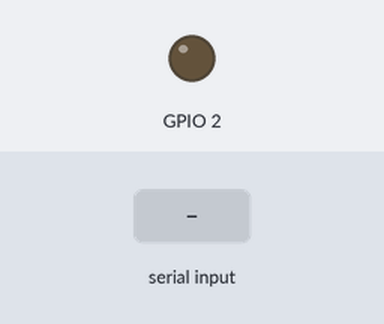
A sketch run on a simulated ESP32. Parts: output pins drawn as LEDs (lit = HIGH). The test bench sets the inputs (shaded band). Nothing arrives over Bluetooth unless stated.

Above: at 1.2 s.
1.3 s: "1" received over the second serial link
At 2.0 s:
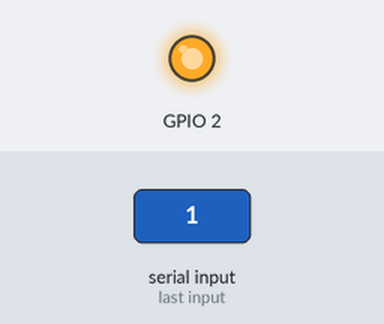
2.8 s: "2" received over the second serial link
At 3.5 s:
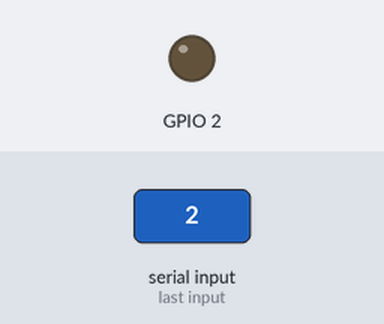
Timing chart, 0 to 5.8 s (numbered marks = the images above; inputs shaded):
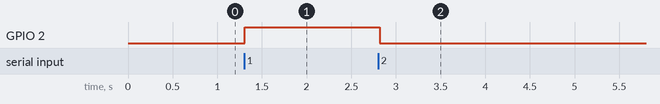

Measured:
- after the input at 1.3 s, GPIO 2: LOW → HIGH at once
- after the input at 2.8 s, GPIO 2: HIGH → LOW at once

The sketch:

bluetooth_test.ino
```cpp
#include "BluetoothSerial.h"

BluetoothSerial serialBT;

void setup() {
  serialBT.begin("ESP-32");
  Serial.begin(115200);
  pinMode(2,OUTPUT);
}

void loop() {
  if(serialBT.available()){
    char ch = serialBT.read();
    if(ch == '1'){
      digitalWrite(2,1);
    }
    if(ch == '2'){
      digitalWrite(2,0);
    }
  }
  delay(20);
}
```
